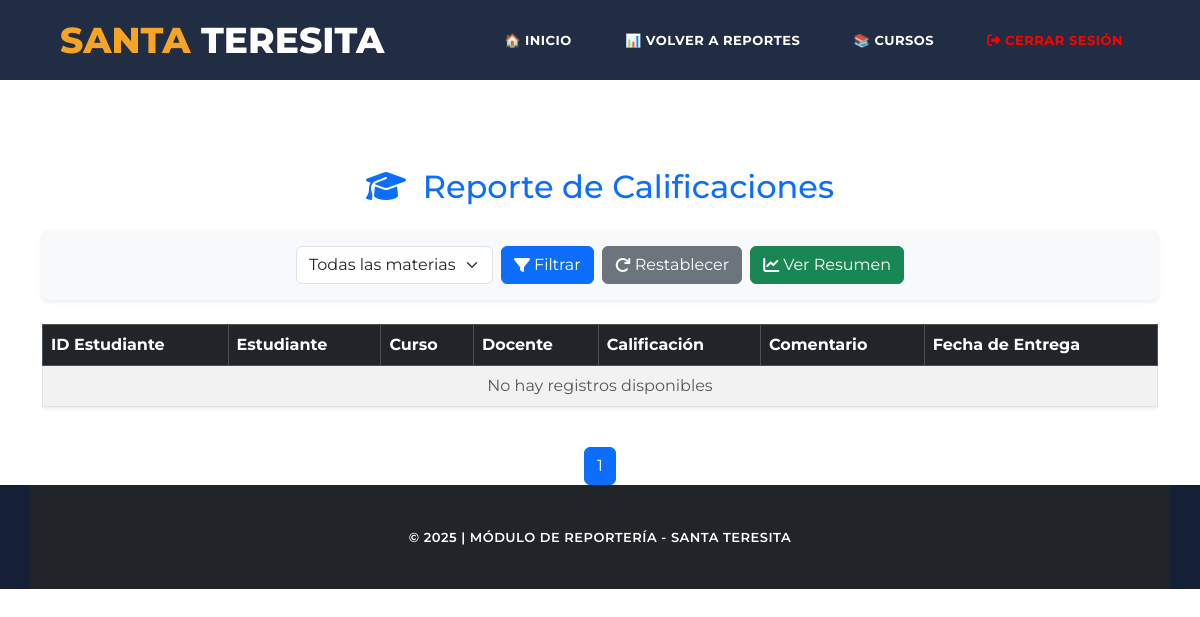
Page /view/Admin/Reporteria/Rendimiento/RendimientoController.php on the earlier database version.
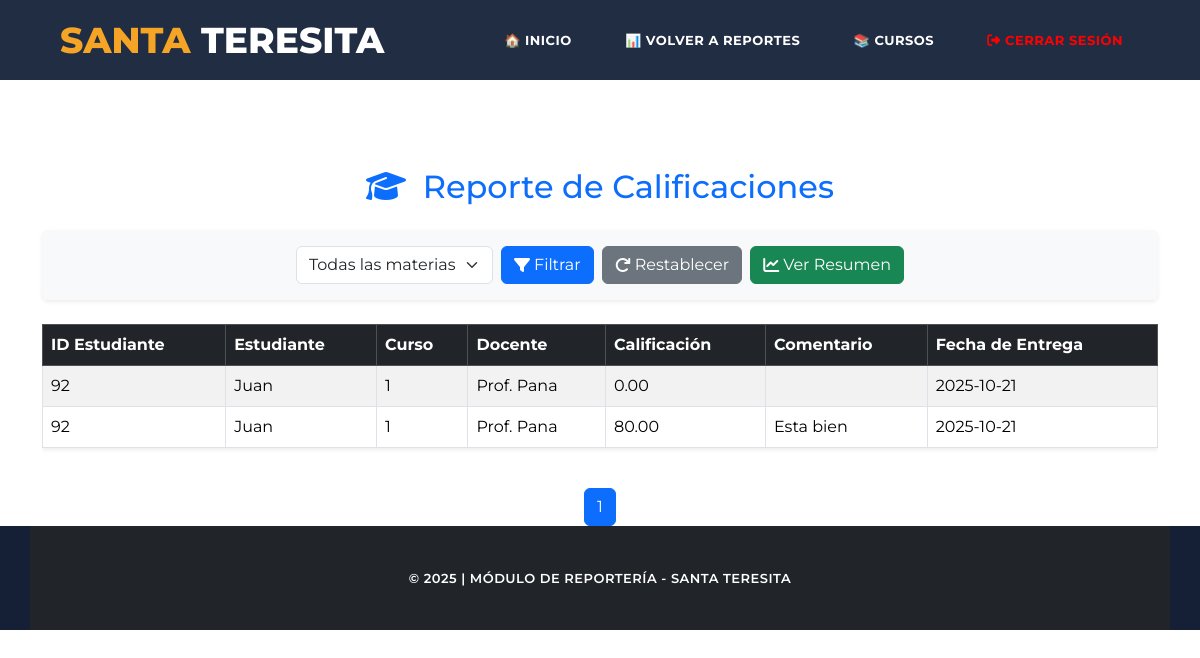
Same page on the later database version.
### tables this page shows
CREATE TABLE `usuario` (
  `Id_Usuario` int(11) NOT NULL AUTO_INCREMENT,
  `Nombre` varchar(100) NOT NULL,
  `Email` varchar(100) NOT NULL,
  `Contrasena` varchar(255) NOT NULL,
  `Rol` enum('Administrador','Docente','Estudiante','Padre') NOT NULL,
  `Estado` enum('Activo','Inactivo') DEFAULT 'Activo',
  `Telefono` varchar(20) DEFAULT NULL,
  PRIMARY KEY (`Id_Usuario`),
  UNIQUE KEY `Email` (`Email`)
);

CREATE TABLE `docente` (
  `Id_Docente` int(11) NOT NULL,
  `Especialidad` varchar(100) DEFAULT NULL,
  PRIMARY KEY (`Id_Docente`),
  CONSTRAINT `docente_ibfk_1` FOREIGN KEY (`Id_Docente`) REFERENCES `usuario` (`Id_Usuario`)
);

CREATE TABLE `entrega_tarea` (
  `Id_Entrega` int(11) NOT NULL AUTO_INCREMENT,
  `Id_Tarea` int(11) DEFAULT NULL,
  `Id_Estudiante` int(11) DEFAULT NULL,
  `Archivo_URL` varchar(255) DEFAULT NULL,
  `Fecha_Entrega` date DEFAULT NULL,
  `Calificacion` decimal(5,2) DEFAULT NULL,
  `Comentario` text DEFAULT NULL,
  PRIMARY KEY (`Id_Entrega`),
  KEY `Id_Tarea` (`Id_Tarea`),
  KEY `Id_Estudiante` (`Id_Estudiante`),
  CONSTRAINT `entrega_tarea_ibfk_1` FOREIGN KEY (`Id_Tarea`) REFERENCES `tarea` (`Id_Tarea`),
  CONSTRAINT `entrega_tarea_ibfk_2` FOREIGN KEY (`Id_Estudiante`) REFERENCES `estudiante` (`Id_Estudiante`)
);

### view/Admin/Reporteria/Rendimiento/RendimientoController.php (called while the page is built, shortened)
<?php
require_once "RendimientoModel.php";
class RendimientoController
{
    private $model;
    public function __construct()
    {
        $this->model = new RendimientoModel();
    }
    public function mostrarReporte($mensaje = null, $tipo = 'info')
    {
        $idCurso = isset($_GET['curso']) ? intval($_GET['curso']) : null;
        $pagina = isset($_GET['pagina']) ? intval($_GET['pagina']) : 1;
        $limite = 15;
        $reporte = [];
        $totalRegistros = 0;
        try {
            $resultado = $this->model->obtenerReporte($idCurso, $pagina, $limite);
            $reporte = $resultado['reporte'];
            $totalRegistros = $resultado['total'];
        } catch (Exception $e) {
            $mensaje = "❌ Error al cargar el reporte: " . $e->getMessage();
            $tipo = "danger";
        }
        include "ReporteCalificaciones.php";
    }
}
$controller = new RendimientoController();
$controller->mostrarReporte();

### view/Admin/Reporteria/Rendimiento/RendimientoModel.php (called while the page is built, shortened)
<?php
require_once "../../../../model/db.php";
class RendimientoModel
{
    private $pdo;
    public function __construct()
    {
        global $pdo;
        $this->pdo = $pdo;
    }
    public function obtenerReporte($idCurso = null, $pagina = 1, $limite = 15)
    {
        try {
            $sql = "CALL sp_ObtenerReporteCalificaciones(:idCurso, :pagina, :limite, @total)";
            $stmt = $this->pdo->prepare($sql);
            $stmt->bindParam(':idCurso', $idCurso, PDO::PARAM_INT);
            $stmt->bindParam(':pagina', $pagina, PDO::PARAM_INT);
            $stmt->bindParam(':limite', $limite, PDO::PARAM_INT);
            $stmt->execute();
            $reporte = $stmt->fetchAll(PDO::FETCH_ASSOC);
            $totalResult = $this->pdo->query("SELECT @total AS TotalRegistros")->fetch(PDO::FETCH_ASSOC);
            $totalRegistros = $totalResult['TotalRegistros'] ?? 0;
            return [
                'reporte' => $reporte ?: [],
                'total' => (int)$totalRegistros
            ];
        } catch (Exception $e) {
            throw new Exception("Error al obtener el reporte de calificaciones: " . $e->getMessage());
        }
    }
}

### view/Admin/Reporteria/Rendimiento/ReporteCalificaciones.php (the view, shortened to what this page needs)
<!DOCTYPE html>
<html lang="es">
<head>
    <link href="https://cdn.jsdelivr.net/npm/bootstrap@5.3.3/dist/css/bootstrap.min.css"
        rel="stylesheet"
>
    <link rel="stylesheet" href="https://cdnjs.cloudflare.com/ajax/libs/font-awesome/6.4.0/css/all.min.css">
    <link rel="stylesheet" href="../../../assets/css/templatemo-grad-school.css">
    <link rel="stylesheet" href="../../../assets/css/owl.css">
    <link rel="stylesheet" href="../../../assets/css/lightbox.css">
    <link rel="stylesheet" href="styles/Reporte-Rendimiento.css?v=2">
</head>
<body>
    <header class="main-header clearfix" role="header">
        <div class="logo">
            <a href="#"><em>Santa</em> Teresita</a>
        </div>
        <nav id="menu" class="main-nav" role="navigation">
            <ul class="main-menu">
                <li><a href="/Aula-Virtual-Santa-Teresita/view/Home/Home.php">🏠 Inicio</a></li>
                <li><a href="/Aula-Virtual-Santa-Teresita/view/Admin/Reporteria/HomeReportes.php">📊 Volver a Reportes</a></li>
                <li><a href="/Aula-Virtual-Santa-Teresita/view/Cursos/CrearCurso.php">📚 Cursos</a></li>
                <li>
                    <a href="/Aula-Virtual-Santa-Teresita/view/Login/Logout.php" style="color:red;">
                        <i class="fas fa-sign-out-alt"></i> Cerrar sesión
                    </a>
                </li>
            </ul>
        </nav>
    </header>
    <section class="section" role="main" style="padding-top: 120px;">
        <div class="container mt-5">
            <h2 class="text-center mb-4 text-primary">
                <i class="fa-solid fa-graduation-cap me-2"></i> Reporte de Calificaciones
            </h2>
            <form method="GET" action="RendimientoController.php"
                class="d-flex justify-content-center align-items-center flex-wrap mb-4 p-3 rounded bg-light shadow-sm gap-fix">
                <select name="curso" class="form-select w-auto">
                    <option value="">Todas las materias</option>
                </select>
                <button type="submit" class="btn btn-primary d-inline-flex align-items-center ms-2">
                    <i class="fa-solid fa-filter me-1"></i> Filtrar
                </button>
                <a href="RendimientoController.php" class="btn btn-secondary d-inline-flex align-items-center ms-2">
                    <i class="fa-solid fa-rotate-right me-1"></i> Restablecer
                </a>
                <a href="RendimientoController.php?verResumen=1" class="btn btn-success d-inline-flex align-items-center ms-2">
                    <i class="fa-solid fa-chart-line me-1"></i> Ver Resumen
                </a>
            </form>
            <div class="table-responsive">
                <table class="table table-bordered table-striped shadow-sm">
                    <thead class="table-dark">
                        <tr>
                            <th>ID Estudiante</th>
                            <th>Estudiante</th>
                            <th>Curso</th>
                            <th>Docente</th>
                            <th>Calificación</th>
                            <th>Comentario</th>
                            <th>Fecha de Entrega</th>
                        </tr>
                    </thead>
                    <tbody>
                        <?php if (!empty($reporte)): ?>
                            <?php foreach ($reporte as $fila): ?>
                                <tr>
                                    <td><?= htmlspecialchars($fila['IdEstudiante']) ?></td>
                                    <td><?= htmlspecialchars($fila['Estudiante']) ?></td>
                                    <td><?= htmlspecialchars($fila['Curso']) ?></td>
                                    <td><?= htmlspecialchars($fila['Docente']) ?></td>
                                    <td><?= htmlspecialchars(number_format($fila['Calificacion'], 2)) ?></td>
                                    <td><?= htmlspecialchars($fila['Comentario']) ?></td>
                                    <td><?= htmlspecialchars($fila['Fecha_Entrega']) ?></td>
                                </tr>
                            <?php endforeach; ?>
                        <?php else: ?>
                            <tr>
                                <td colspan="7" class="text-center text-muted">No hay registros disponibles</td>
                            </tr>
                        <?php endif; ?>
                    </tbody>
                </table>
            </div>
            <nav class="mt-4">
                <ul class="pagination justify-content-center">
                    <?php
                    $paginaActual = isset($_GET['pagina']) ? intval($_GET['pagina']) : 1;
                    $totalPaginas = ($totalRegistros < 15) ? 1 : ceil($totalRegistros / 15);
                    for ($i = 1; $i <= $totalPaginas; $i++):
                    ?>
                        <li class="page-item <?= ($i == $paginaActual) ? 'active' : '' ?>">
                            <a class="page-link"
                                href="RendimientoController.php?pagina=<?= $i ?><?= isset($_GET['curso']) ? '&curso=' . $_GET['curso'] : '' ?>">
                                <?= $i ?>
                            </a>
                        </li>
                    <?php endfor; ?>
                </ul>
            </nav>
        </div>
    </section>
    <footer>
        <div class="container">
            <div class="row">
                <div class="col-md-12 text-center text-white py-3 bg-dark">
                    <p>© 2025 | Módulo de Reportería - Santa Teresita</p>
                </div>
            </div>
        </div>
    </footer>
</body>
</html>

### view/assets/css/templatemo-grad-school.css (style rules this page uses)
body { font-family: 'Montserrat', sans-serif; }
a { color: #3CF; text-decoration: none; }
ul { padding: 0px; margin: 0px; list-style: none; }
p { font-size: 13px; line-height: 22px; }
.main-header { background-color: rgba(22,34,57,0.95); height: 80px; position: fixed; z-index: 12; width: 100%; top: 0; }
.main-header .logo { float: left; line-height: 80px; padding-left: 60px; }
.main-header .logo a { font-size: 36px; text-transform: uppercase; font-weight: 800; color: #fff; }
.main-header .logo a em { font-style: normal; color: #f5a425; }
.main-menu { float: right; padding-right: 60px; }
.main-menu li { display: inline-block; line-height: 79px; margin-left: 15px; position: relative; }
.main-menu li:first-child { margin-left: 0px; }
.main-menu li a { padding: 10px 15px; font-size: 13px; text-transform: uppercase; letter-spacing: 0.5px; font-weight: 700; color: #fff; border: 2px solid transparent; transition: all 0.5s; }
footer { background-color: #152036; text-align: center; }
footer p { margin-bottom: 0px; padding: 25px 0px; color: #fff; font-size: 13px; text-transform: uppercase; font-weight: 600; letter-spacing: 0.5px; }

Differences in the rows shown:
added usuario: Id_Usuario "92", Nombre "Juan", docente.Especialidad "1", Docente "Prof. Pana", entrega_tarea.Calificacion "0.00", entrega_tarea.Fecha_Entrega "2025-10-21", entrega_tarea.Calificacion "80.00", entrega_tarea.Comentario "Esta bien"
Other differences:
text no longer shown: "No hay registros disponibles"
